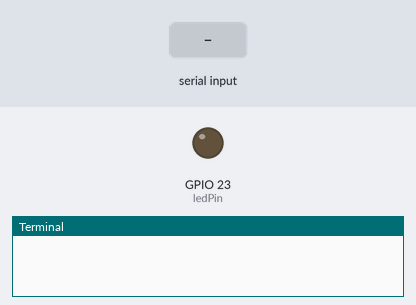
Bench run of a program on a simulated Raspberry Pi (BCM pin numbers). Parts: output pins drawn as LEDs (lit = HIGH), the last lines printed to the terminal. Inputs (shaded band) come from the test bench.

Above: at 1.2 s.
1.3 s: "5" typed at the terminal, then Enter
At 2.3 s:
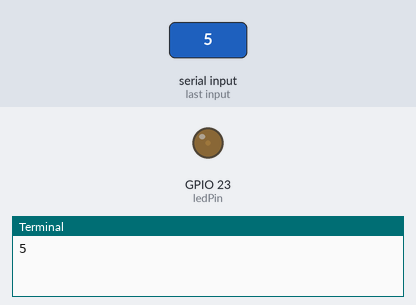
2.8 s: "90" typed at the terminal, then Enter
At 3.4 s:
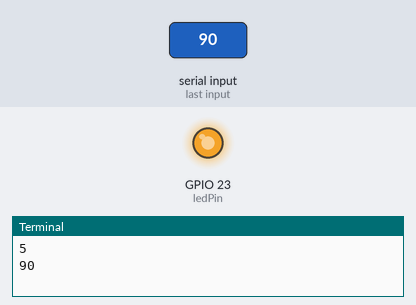
Timing chart, 0 to 5.8 s (numbered marks = the images above; inputs shaded):
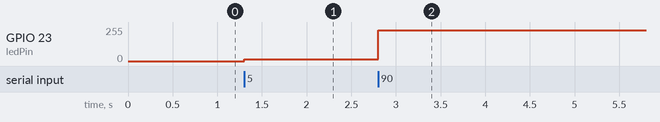

Measured:
- after the input at 1.3 s, GPIO 23 (ledPin): 0/255 → 13/255 at once
- after the input at 2.8 s, GPIO 23 (ledPin): 13/255 → 230/255 at once

The program:

pwm_gpio23.py
```python
#!/usr/bin/env python3
import RPi.GPIO as GPIO
from time import sleep

ledPin = 23
PWMFREQ = 50
PWMINIT = 0.0

GPIO.setmode(GPIO.BCM)
GPIO.setwarnings(False)
GPIO.setup(ledPin, GPIO.OUT)

pwm = GPIO.PWM(ledPin, PWMFREQ)
pwm.start(PWMINIT)

try:
    while True:
        pwmval = float(input())
        pwm.ChangeDutyCycle(pwmval)
except KeyboardInterrupt:
    GPIO.cleanup()
```
